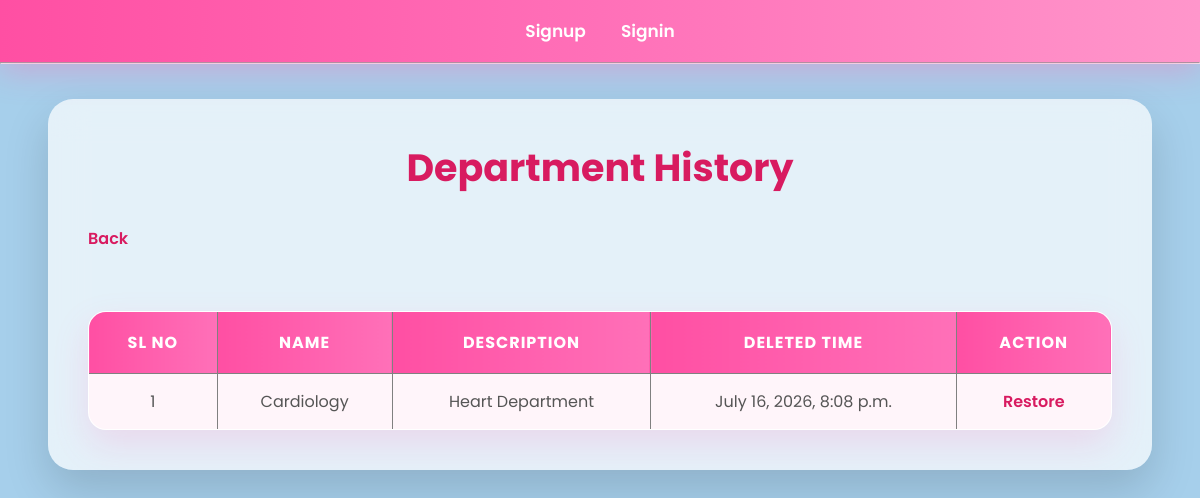
/base/department_history/, run on the app's committed database.
### base/models.py (models this page shows, shortened)
class Department(models.Model):
    department_name = models.CharField(max_length=100)
    description = models.TextField()
    is_deleted = models.BooleanField(default=False)
    deleted_at = models.DateTimeField(null=True, blank=True)

### base/views.py (the view)
# urls.py: path('department_history/', views.department_history, name='department_history'),
def department_history(request):
    data = Department.objects.filter(
        is_deleted=True
    )
    return render(
        request,
        "department_history.html",
        {
            "data": data
        }
    )

### base/templates/department_history.html
{% extends 'main.html' %}
{% block content %}
<h1>Department History</h1>
<a href="{% url 'department_list' %}">
Back
</a>
<br><br>
<table border="1">
<tr>
<th>SL NO</th>
<th>Name</th>
<th>Description</th>
<th>Deleted Time</th>
<th>Action</th>
</tr>
{% for i in data %}
<tr>
<td>{{ forloop.counter }}</td>
<td>{{ i.department_name }}</td>
<td>{{ i.description }}</td>
<td>{{ i.deleted_at }}</td>
<td>
<a href="{% url 'restore_department' i.id %}">
Restore
</a>
</td>
</tr>
{% endfor %}
</table>
{% endblock %}

### static/style.css (style rules this page uses)
* { margin:0; padding:0; box-sizing:border-box; font-family:'Poppins',sans-serif; }
body { background:linear-gradient(135deg,#ffe6f2,#ffd9ec,#ffeef8,#fff8fc); background-size:400% 400%; animation:bgMove 12s ease infinite; min-height:100vh; color:#444; }
h1 { text-align:center; color:#d81b60; font-size:38px; margin-bottom:30px; font-weight:700; }
a { color:#d81b60; text-decoration:none; font-weight:600; transition:.3s; }
table { width:100%; border-collapse:collapse; margin-top:35px; overflow:hidden; border-radius:18px; background:white; box-shadow:0 15px 35px rgba(255,105,180,.18); }
table th { background:linear-gradient(90deg,#ff4fa3,#ff70b8); color:white; padding:18px; font-size:16px; text-transform:uppercase; letter-spacing:1px; }
table td { padding:15px; text-align:center; color:#555; transition:.3s; }
table tr:nth-child(even) { background:#fff5fa; }
::placeholder { color:#d48bb2; }
table { animation:tableFade .8s; }
body { background:rgb(166, 207, 235) !important; }

### data on the page
Department: department_name "Cardiology", description "Heart Department", deleted_at "July 16, 2026, 8:08 p.m."
